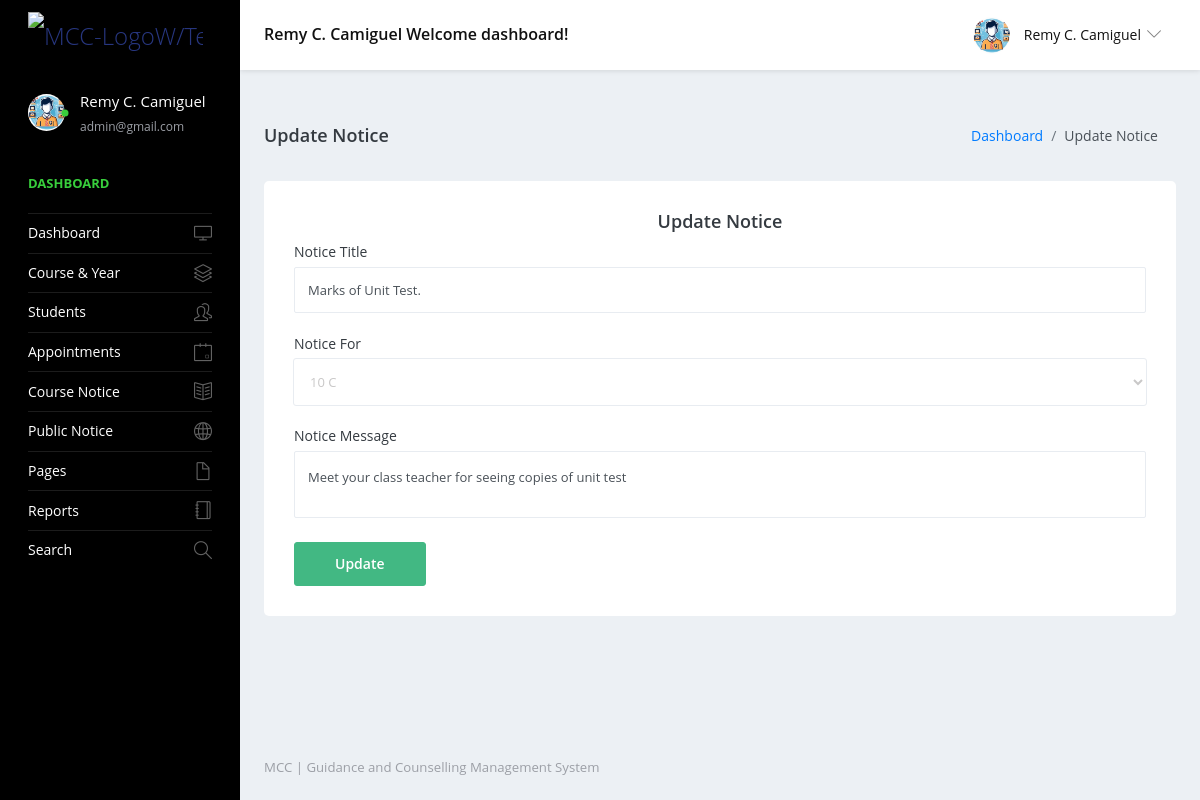
/g&cms-mcc/admin/edit-notice-detail.php?editid=2 (signed in), run on the app's committed database.
### tables this page shows
CREATE TABLE `tblnotice` (
  `ID` int NOT NULL,
  `NoticeTitle` mediumtext,
  `ClassId` int DEFAULT NULL,
  `NoticeMsg` mediumtext,
  `CreationDate` timestamp NULL DEFAULT CURRENT_TIMESTAMP
);

CREATE TABLE `tblclass` (
  `ID` int NOT NULL,
  `ClassName` varchar(50) DEFAULT NULL,
  `Section` varchar(20) DEFAULT NULL,
  `CreationDate` timestamp NULL DEFAULT CURRENT_TIMESTAMP
);

### g&cms-mcc/admin/edit-notice-detail.php (the view, shortened to what this page needs)
<?php
include('includes/dbconnection.php');
if (strlen($_SESSION['sturecmsaid'] == 0)) {
  header('location:logout.php');
} else {
  ?>
  <!DOCTYPE html>
  <html lang="en">
  <head>
    <link rel="stylesheet" href="vendors/simple-line-icons/css/simple-line-icons.css">
    <link rel="stylesheet" href="vendors/flag-icon-css/css/flag-icon.min.css">
    <link rel="stylesheet" href="vendors/css/vendor.bundle.base.css">
    <link rel="stylesheet" href="vendors/select2/select2.min.css">
    <link rel="stylesheet" href="vendors/select2-bootstrap-theme/select2-bootstrap.min.css">
    <link rel="stylesheet" href="css/style.css" />
  </head>
  <body>
    <div class="container-scroller">
      <?php include_once('includes/header.php'); ?>
      <div class="container-fluid page-body-wrapper">
        <?php include_once('includes/sidebar.php'); ?>
        <div class="main-panel">
          <div class="content-wrapper">
            <div class="page-header">
              <h3 class="page-title">Update Notice </h3>
              <nav aria-label="breadcrumb">
                <ol class="breadcrumb">
                  <li class="breadcrumb-item"><a href="dashboard.php">Dashboard</a></li>
                  <li class="breadcrumb-item active" aria-current="page"> Update Notice</li>
                </ol>
              </nav>
            </div>
            <div class="row">
              <div class="col-12 grid-margin stretch-card">
                <div class="card">
                  <div class="card-body">
                    <h4 class="card-title" style="text-align: center;">Update Notice</h4>
                    <form class="forms-sample" method="post" enctype="multipart/form-data">
                      <?php
                      $eid   = $_GET['editid'];
                      $sql   = "SELECT tblclass.ID,tblclass.ClassName,tblclass.Section,tblnotice.NoticeTitle,tblnotice.CreationDate,tblnotice.ClassId,tblnotice.NoticeMsg,tblnotice.ID AS nid FROM tblnotice JOIN tblclass ON tblclass.ID=tblnotice.ClassId WHERE tblnotice.ID=:eid";
                      $query = $dbh->prepare($sql);
                      $query->bindParam(':eid', $eid, PDO::PARAM_STR);
                      $query->execute();
                      $results = $query->fetchAll(PDO::FETCH_OBJ);
                      if ($query->rowCount() > 0) {
                        foreach ($results as $row) { ?>
                          <div class="form-group">
                            <label for="exampleInputName1">Notice Title</label>
                            <input type="text" name="nottitle" value="<?php echo htmlentities($row->NoticeTitle); ?>"
                              class="form-control" required='true'>
                          </div>
                          <div class="form-group">
                            <label for="exampleInputEmail3">Notice For</label>
                            <select name="classid" class="form-control">
                              <option value="<?php echo htmlentities($row->ClassId); ?>">
                                <?php echo htmlentities($row->ClassName); ?>
                                <?php echo htmlentities($row->Section); ?>
                              </option>
                            </select>
                          </div>
                          <div class="form-group">
                            <label for="exampleInputName1">Notice Message</label>
                            <textarea name="notmsg" value="" class="form-control"
                              required='true'><?php echo htmlentities($row->NoticeMsg); ?></textarea>
                          </div>
                          <?php $cnt = $cnt + 1;
                        }
                      } ?>
                      <button type="submit" class="btn btn-primary mr-2" name="submit">Update</button>
                    </form>
                  </div>
                </div>
              </div>
            </div>
          </div>
          <?php include_once('includes/footer.php'); ?>
        </div>
      </div>
    </div>
  </body>
  </html>
<?php } ?>

### g&cms-mcc/admin/includes/header.php (shortened to what this page needs)
<nav class="navbar default-layout-navbar col-lg-12 col-12 p-0 fixed-top d-flex flex-row">
  <div class="navbar-brand-wrapper d-flex align-items-center">
    <a class="navbar-brand brand-logo" href="dashboard.php">
      <img src="../images/mcc-logo-gcms.png" alt="MCC-LogoW/Text">
    </a>
  </div>
  <?php
  $aid = $_SESSION['sturecmsaid'];
  $sql = "SELECT * from tbladmin where ID=:aid";
  $query = $dbh->prepare($sql);
  $query->bindParam(':aid', $aid, PDO::PARAM_STR);
  $query->execute();
  $results = $query->fetchAll(PDO::FETCH_OBJ);
  if ($query->rowCount() > 0) {
    foreach ($results as $row) { ?>
      <div class="navbar-menu-wrapper d-flex align-items-center flex-grow-1">
        <h5 class="mb-0 font-weight-medium d-none d-lg-flex">
          <?php echo htmlentities($row->AdminName); ?> Welcome dashboard!
        </h5>
        <ul class="navbar-nav navbar-nav-right ml-auto">
          <li class="nav-item dropdown d-none d-xl-inline-flex user-dropdown">
            <a class="nav-link dropdown-toggle" id="UserDropdown" href="#" data-toggle="dropdown" aria-expanded="false">
              <img class="img-xs rounded-circle ml-2" src="images/faces/face8.jpg" alt="Profile image"> <span
                class="font-weight-normal">
                <?php echo htmlentities($row->AdminName); ?>
              </span></a>
              <?php $cnt = $cnt + 1;
    }
  } ?>
      </li>
    </ul>
  </div>
</nav>

### g&cms-mcc/admin/includes/sidebar.php (shortened to what this page needs)
<nav class="sidebar sidebar-offcanvas" id="sidebar">
          <ul class="nav">
            <li class="nav-item nav-profile">
              <a href="profile.php" class="nav-link">
                <div class="profile-image">
                  <img class="img-xs rounded-circle" src="images/faces/face8.jpg" alt="profile image">
                  <div class="dot-indicator bg-success"></div>
                </div>
                <div class="text-wrapper">
                  <?php
                  $aid = $_SESSION["sturecmsaid"];
                  $sql = "SELECT * from tbladmin where ID=:aid";
                  $query = $dbh->prepare($sql);
                  $query->bindParam(":aid", $aid, PDO::PARAM_STR);
                  $query->execute();
                  $results = $query->fetchAll(PDO::FETCH_OBJ);
                  $cnt = 1;
                  if ($query->rowCount() > 0) {
                      foreach ($results as $row) { ?>
                  <p class="profile-name"><?php echo htmlentities(
                      $row->AdminName
                  ); ?></p>
                  <p class="designation"><?php echo htmlentities(
                     $row->Email
                  ); ?></p><?php $cnt = $cnt + 1;}
                  }
                  ?>
                </div>
              </a>
            </li>
            <li class="nav-item nav-category">
              <span class="nav-link">Dashboard</span>
            </li>
            <li class="nav-item">
              <a class="nav-link" href="dashboard.php">
                <span class="menu-title">Dashboard</span>
                <i class="icon-screen-desktop menu-icon"></i>
              </a>
            </li>
            <li class="nav-item">
              <a class="nav-link" data-toggle="collapse" href="#ui-basic" aria-expanded="false" aria-controls="ui-basic">
                <span class="menu-title">Course & Year</span>
                <i class="icon-layers menu-icon"></i>
              </a>
            </li>
            <li class="nav-item">
              <a class="nav-link" data-toggle="collapse" href="#ui-basic1" aria-expanded="false" aria-controls="ui-basic1">
                <span class="menu-title">Students</span>
                <i class="icon-people menu-icon"></i>
              </a>
            </li>
            <li class="nav-item">
              <a class="nav-link" data-toggle="collapse" href="#ui-basic2" aria-expanded="false" aria-controls="ui-basic2">
                <span class="menu-title">Appointments</span>
                <i class="icon-event menu-icon"></i>
              </a>
            </li>
            <li class="nav-item">
              <a class="nav-link" data-toggle="collapse" href="#auth" aria-expanded="false" aria-controls="auth">
                <span class="menu-title">Course Notice</span>
                <i class="icon-book-open menu-icon"></i>
              </a>
            </li>
            <li class="nav-item">
              <a class="nav-link" data-toggle="collapse" href="#auth1" aria-expanded="false" aria-controls="auth">
                <span class="menu-title">Public Notice</span>
                <i class="icon-globe menu-icon"></i>
              </a>
              <li class="nav-item">
              <a class="nav-link" data-toggle="collapse" href="#auth2" aria-expanded="false" aria-controls="auth">
                <span class="menu-title">Pages</span>
                <i class="icon-doc menu-icon"></i>
              </a>
            </li>
              <li class="nav-item">
              <a class="nav-link" href="between-dates-reports.php">
                <span class="menu-title">Reports</span>
                <i class="icon-notebook menu-icon"></i>
              </a>
            </li>
            <li class="nav-item">
              <a class="nav-link" href="search.php">
                <span class="menu-title">Search</span>
                <i class="icon-magnifier menu-icon"></i>
              </a>
            </li>
            </li>
          </ul>
        </nav>

### data on the page
tblnotice: nottitle "Marks of Unit Test.", classid "10 C", notmsg "Meet your class teacher for seeing copies of unit test"

### other printed values
$row->AdminName "Remy C. Camiguel"
$row->Email "admin@gmail.com"
